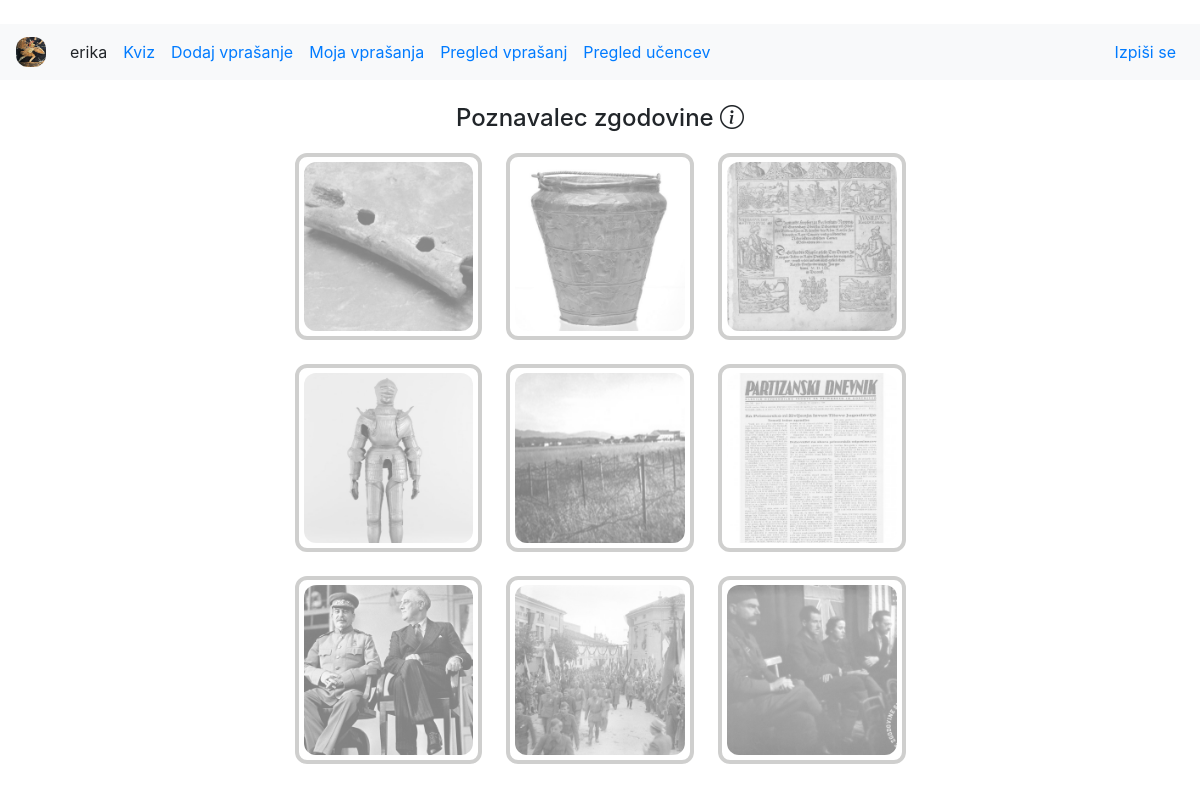
Screenshot of /kviz (signed in) with the database file from the repository.
### zgodovinakviz/models.py (models this page shows, shortened)
class Level(models.Model):
    ime = models.CharField(max_length=1000)
    vrstni_red = models.IntegerField()

class Vprasanje(models.Model):
    author = models.ForeignKey(Uporabnik, on_delete=models.SET_NULL, null=True)
    vprasanje = models.CharField(max_length=1000)
    pravilen_odgovor = models.CharField(max_length=1000)
    napacen_odgovor_1 = models.CharField(max_length=1000)
    napacen_odgovor_2 = models.CharField(max_length=1000)
    namig = models.CharField(max_length=1000)
    slika = models.ForeignKey(Slika, on_delete=models.SET_NULL, null=True)
    slika_name = models.CharField(max_length=1000, default="")
    created_date = models.DateTimeField(default=timezone.now)
    published_date = models.DateTimeField(blank=True, null=True)
    locked = models.BooleanField(default=False)

class Slika(models.Model):
    slika = models.ImageField(upload_to='images/')

### zgodovinakviz/views.py (the view, shortened to what this page needs)
# urls.py: path('kviz', views.kviz, name='kviz'),
@login_required
def kviz(request):
    user = request.user
    uporabnik = Uporabnik.objects.get(user=user)
    prikazanaVprasanja, neodgovorjena_vprasanja, pravilna_vprasanja, napacna_vprasanja = prikaziVprasanjaForUser(uporabnik)
    nova_stopnja = 0
    if len(napacna_vprasanja) >= 3:
        nova_stopnja = -1
        izbrisiPrikazanaVprasanjaForUser(uporabnik)
        prikazanaVprasanja, neodgovorjena_vprasanja, pravilna_vprasanja, napacna_vprasanja = prikaziVprasanjaForUser(uporabnik)
    return render(request, 'zgodovinakviz/question_list.html', {'vprasanja1': prikazanaVprasanja[0:3],
                                                                'vprasanja2': prikazanaVprasanja[3:6],
                                                                'vprasanja3': prikazanaVprasanja[6:9],
                                                                'pravilna': pravilna_vprasanja,
                                                                'napacna': napacna_vprasanja,
                                                                'neodgovorjena': neodgovorjena_vprasanja,
                                                                'title': 'Seznam vprašanj',
                                                                'stopnja': uporabnik.level.ime,
                                                                'napredovanje': 6-len(pravilna_vprasanja),
                                                                'nova_stopnja': nova_stopnja,
                                                                'uporabnik': Uporabnik.objects.get(user=request.user)})

### zgodovinakviz/templates/zgodovinakviz/question_list.html (shortened to what this page needs)
{% extends 'zgodovinakviz/base.html' %}
{% block content %}
<div class="container mt-4">
    <div class="row justify-content-center">
        <div class="col-lg-7 col-md-10">
            <h4 class="text-center">{{stopnja}} <i data-toggle="modal" data-target="#infoModal" class="bi bi-info-circle"></i></h4>
            <table class="table table-borderless">
                <tbody>
                    <tr>
                        {% for v in vprasanja1 %}
                        <td>
                            <div class="myBorder
                                             {% if v.pk in pravilna %} myBorder-green
                                             {% elif v.pk in napacna %} myBorder-red
                                             {% elif v.pk in neodgovorjena %} myBorder-black{% endif %}">
                                <a href="{% url 'vprasanje' pk=v.pk %}"><img src="{{v.slika.slika.url}}" class="img-fluid avatar avatar-sm {% if v.pk in neodgovorjena %} grayscale {% endif %}"></a>
                            </div>
                        </td>
                        {% endfor %}
                    </tr>
                    <tr>
                        {% for v in vprasanja2 %}
                        <td>
                            <div class="myBorder
                                             {% if v.pk in pravilna %} myBorder-green
                                             {% elif v.pk in napacna %} myBorder-red
                                             {% elif v.pk in neodgovorjena %} myBorder-black {% endif %}">
                                <a href="{% url 'vprasanje' pk=v.pk %}"><img src="{{v.slika.slika.url}}" class="img-fluid avatar avatar-sm {% if v.pk in neodgovorjena %} grayscale {% endif %}"></a>
                            </div>
                        </td>
                        {% endfor %}
                    </tr>
                    <tr>
                        {% for v in vprasanja3 %}
                        <td>
                            <div class="myBorder
                                             {% if v.pk in pravilna %} myBorder-green
                                             {% elif v.pk in napacna %} myBorder-red
                                             {% elif v.pk in neodgovorjena %} myBorder-black {% endif %}">
                                <a href="{% url 'vprasanje' pk=v.pk %}"><img src="{{v.slika.slika.url}}" class="img-fluid avatar avatar-sm {% if v.pk in neodgovorjena %} grayscale {% endif %}"></a>
                            </div>
                        </td>
                        {% endfor %}
                    </tr>
                </tbody>
            </table>
        </div>
    </div>
</div>
{% endblock %}

### zgodovinakviz/templates/zgodovinakviz/base.html (shortened to what this page needs)
﻿<!DOCTYPE html>
{% load static %}
<html lang="en">
<head>
    <link rel="stylesheet" href="https://cdn.jsdelivr.net/npm/bootstrap@4.5.3/dist/css/bootstrap.min.css">
    <link rel="stylesheet" href="https://cdn.jsdelivr.net/npm/bootstrap-icons@1.7.0/font/bootstrap-icons.css">
    <link rel="stylesheet" href="https://cdnjs.cloudflare.com/ajax/libs/cropperjs/1.5.12/cropper.min.css">
    <link rel="stylesheet" href="{% static 'css/image_util.css' %}">
    <link rel="stylesheet" href="https://unpkg.com/bootstrap@4/dist/css/bootstrap.min.css">
    <link rel="stylesheet" href="{% static 'css/cropper.css' %}">
    <link rel="stylesheet" href="{% static 'css/common.css' %}">
    <link rel="stylesheet" href="{% static 'css/gray.css' %}">
    <link rel="stylesheet" href="{% static 'css/vertical_center.css' %}">
</head>
<body>
    <nav class="navbar navbar-expand-md bg-light">
        <a class="navbar-brand" href="/vstop" width="30" height="30" alt="">
            <img src="{% static 'images/achilles.jpg' %}" width="30" height="30" class="d-inline-block align-top" alt="">
        </a>
        <div class="collapse navbar-collapse" id="main-navigation">
            <ul class="navbar-nav">
                <li class="nav-item">
                    <div class="nav-link">{{user.username}}</div>
                </li>
                <li class="nav-item">
                    <a class="nav-link" href="/kviz">Kviz</a>
                </li>
                <li class="nav-item">
					{% if uporabnik.locked %}
					<div class="nav-link text-muted">Dodaj vprašanje</div>
					{% else %}
					<a class="nav-link" href="/vprasanje/dodaj">Dodaj vprašanje</a>
					{% endif %}
                </li>
                <li class="nav-item">
                    <a class="nav-link" href="/moja_vprasanja">Moja vprašanja</a>
                </li>
				{% if uporabnik.ucitelj %}
				<li class="nav-item">
					<a class="nav-link" href="/pregled_vprasanj">Pregled vprašanj</a>
				</li>
				<li class="nav-item">
					<a class="nav-link" href="/ucenci/pregled">Pregled učencev</a>
				</li>
				{% endif %}
            </ul>
            <ul class="navbar-nav ml-auto">
                <li class="nav-item">
                    <a class="nav-link" href="{% url 'izpis' %}">Izpiši se</a>
                </li>
            </ul>
        </div>
    </nav>
    {% block content %}
    {% endblock %}
</body>
</html>

### zgodovinakviz/static/css/cropper.css (style rules this page uses)
img { display: block; max-width: 100%; }

### zgodovinakviz/static/css/common.css (style rules this page uses)
.myBorder { border: 4px; border-style: solid; border-radius: .75rem; padding: 5px; }
.myBorder-black { border-color: rgba(44, 44, 42, 0.226); }
img { border-radius:.75rem!important }

### zgodovinakviz/static/css/gray.css (style rules this page uses)
.grayscale { -webkit-filter: grayscale(100%); filter: grayscale(100%); -webkit-transition: .3s ease-in-out; transition: .3s ease-in-out; opacity: 0.5; }

### rows the page displays
Level: ime "Poznavalec zgodovine"
Vprasanje: slika.slika (picture)
Vprasanje: slika.slika (picture)
Vprasanje: slika.slika (picture)
Vprasanje: slika.slika (picture)
Vprasanje: slika.slika (picture)
Vprasanje: slika.slika (picture)
Vprasanje: slika.slika (picture)
Vprasanje: slika.slika (picture)
Vprasanje: slika.slika (picture)

### other values shown
{{ user.username }} "erika"
